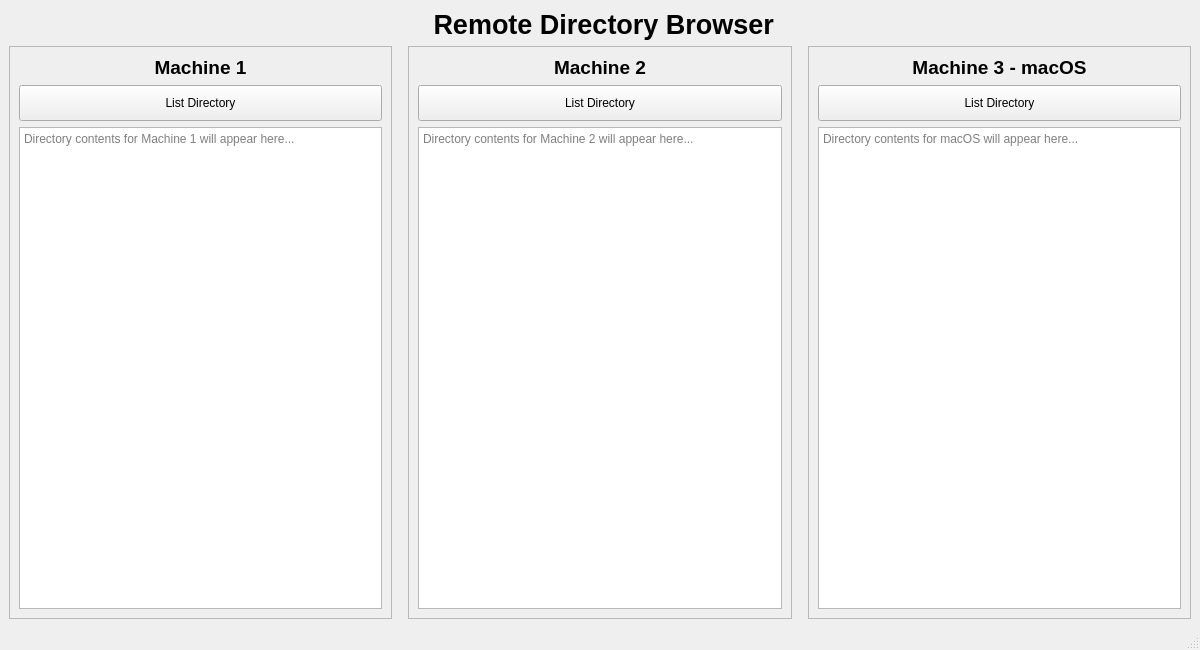
<?xml version="1.0" encoding="UTF-8"?>
<ui version="4.0">
 <class>DirZero</class>
 <widget class="QMainWindow" name="DirZero">
  <property name="geometry">
   <rect>
    <x>0</x>
    <y>0</y>
    <width>1200</width>
    <height>650</height>
   </rect>
  </property>
  <property name="windowTitle">
   <string>DirZero</string>
  </property>
  <widget class="QWidget" name="centralwidget">
   <layout class="QVBoxLayout" name="verticalLayout">
    <item>
     <widget class="QLabel" name="TitleLabel">
      <property name="font">
       <font>
        <pointsize>20</pointsize>
        <bold>true</bold>
       </font>
      </property>
      <property name="text">
       <string> Remote Directory Browser</string>
      </property>
      <property name="alignment">
       <set>Qt::AlignmentFlag::AlignCenter</set>
      </property>
     </widget>
    </item>
    <item>
     <layout class="QHBoxLayout" name="machinesLayout">
      <property name="spacing">
       <number>16</number>
      </property>
      <item>
       <widget class="QFrame" name="MachineAFrame">
        <property name="frameShape">
         <enum>QFrame::Shape::StyledPanel</enum>
        </property>
        <property name="frameShadow">
         <enum>QFrame::Shadow::Raised</enum>
        </property>
        <layout class="QVBoxLayout" name="MachineALayout">
         <item>
          <widget class="QLabel" name="MachineALabel">
           <property name="font">
            <font>
             <pointsize>14</pointsize>
             <bold>true</bold>
            </font>
           </property>
           <property name="text">
            <string>Machine 1</string>
           </property>
           <property name="alignment">
            <set>Qt::AlignmentFlag::AlignCenter</set>
           </property>
          </widget>
         </item>
         <item>
          <widget class="QPushButton" name="ListfilesinA">
           <property name="minimumSize">
            <size>
             <width>0</width>
             <height>36</height>
            </size>
           </property>
           <property name="text">
            <string>List Directory</string>
           </property>
          </widget>
         </item>
         <item>
          <widget class="QPlainTextEdit" name="MachineAOutput">
           <property name="readOnly">
            <bool>true</bool>
           </property>
           <property name="placeholderText">
            <string>Directory contents for Machine 1 will appear here...</string>
           </property>
          </widget>
         </item>
        </layout>
       </widget>
      </item>
      <item>
       <widget class="QFrame" name="MachineBFrame">
        <property name="frameShape">
         <enum>QFrame::Shape::StyledPanel</enum>
        </property>
        <property name="frameShadow">
         <enum>QFrame::Shadow::Raised</enum>
        </property>
        <layout class="QVBoxLayout" name="MachineBLayout">
         <item>
          <widget class="QLabel" name="MachineBLabel">
           <property name="font">
            <font>
             <pointsize>14</pointsize>
             <bold>true</bold>
            </font>
           </property>
           <property name="text">
            <string>Machine 2</string>
           </property>
           <property name="alignment">
            <set>Qt::AlignmentFlag::AlignCenter</set>
           </property>
          </widget>
         </item>
         <item>
          <widget class="QPushButton" name="ListfilesinB">
           <property name="minimumSize">
            <size>
             <width>0</width>
             <height>36</height>
            </size>
           </property>
           <property name="text">
            <string>List Directory</string>
           </property>
          </widget>
         </item>
         <item>
          <widget class="QPlainTextEdit" name="MachineBOutput">
           <property name="readOnly">
            <bool>true</bool>
           </property>
           <property name="placeholderText">
            <string>Directory contents for Machine 2 will appear here...</string>
           </property>
          </widget>
         </item>
        </layout>
       </widget>
      </item>
      <item>
       <widget class="QFrame" name="MachineCFrame">
        <property name="frameShape">
         <enum>QFrame::Shape::StyledPanel</enum>
        </property>
        <property name="frameShadow">
         <enum>QFrame::Shadow::Raised</enum>
        </property>
        <layout class="QVBoxLayout" name="MachineCLayout">
         <item>
          <widget class="QLabel" name="MachineCLabel">
           <property name="font">
            <font>
             <pointsize>14</pointsize>
             <bold>true</bold>
            </font>
           </property>
           <property name="text">
            <string>Machine 3 - macOS</string>
           </property>
           <property name="alignment">
            <set>Qt::AlignmentFlag::AlignCenter</set>
           </property>
          </widget>
         </item>
         <item>
          <widget class="QPushButton" name="ListfilesinC">
           <property name="minimumSize">
            <size>
             <width>0</width>
             <height>36</height>
            </size>
           </property>
           <property name="text">
            <string>List Directory</string>
           </property>
          </widget>
         </item>
         <item>
          <widget class="QPlainTextEdit" name="MachineCOutput">
           <property name="readOnly">
            <bool>true</bool>
           </property>
           <property name="placeholderText">
            <string>Directory contents for macOS will appear here...</string>
           </property>
          </widget>
         </item>
        </layout>
       </widget>
      </item>
     </layout>
    </item>
   </layout>
  </widget>
  <widget class="QStatusBar" name="statusbar"/>
 </widget>
 <resources/>
 <connections/>
</ui>
